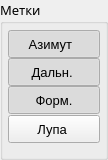
   <widget class="QGroupBox" name="groupBoxMetki">
    <property name="enabled">
     <bool>true</bool>
    </property>
    <property name="geometry">
     <rect>
      <x>1165</x>
      <y>450</y>
      <width>108</width>
      <height>160</height>
     </rect>
    </property>
    <property name="font">
     <font>
      <family>Noto Sans</family>
      <pointsize>10</pointsize>
     </font>
    </property>
    <property name="accessibleDescription">
     <string>G</string>
    </property>
    <property name="styleSheet">
     <string notr="true"/>
    </property>
    <property name="title">
     <string>Метки</string>
    </property>
    <property name="checkable">
     <bool>false</bool>
    </property>
    <widget class="QFrame" name="frameMetki">
     <property name="geometry">
      <rect>
       <x>8</x>
       <y>30</y>
       <width>92</width>
       <height>121</height>
      </rect>
     </property>
     <property name="styleSheet">
      <string notr="true">.QFrame{
   border: 0px;
	background-color: qlineargradient(spread:pad, x1:0, y1:0, x2:0, y2:1, 
	stop:0 rgba(0,0,0,0),
	stop:0.1 rgba(0,0,0,0),
	stop:0.11 rgba(0,0,0,255),
	stop:0.89 rgba(0,0,0,255),
	stop:0.9 rgba(0,0,0,0),
	stop:1 rgba(0,0,0,0));
}

/*
QPushButton:checked, QPushButton:pressed{
    padding-top: 10px;
}
*/

/*
QPushButton[accessibleDescription=&quot;T&quot;]{
	border-top-left-radius: 7px;
	border-top-right-radius: 7px;	
	border-bottom-color: rgb(48, 44, 32);
}

QPushButton[accessibleDescription=&quot;M&quot;]{
	border-bottom-color: rgb(48, 44, 32);
}

QPushButton[accessibleDescription=&quot;B&quot;]{
	border-bottom-left-radius: 7px;
	border-bottom-right-radius: 7px;
}
*/
</string>
     </property>
     <property name="frameShape">
      <enum>QFrame::StyledPanel</enum>
     </property>
     <property name="frameShadow">
      <enum>QFrame::Raised</enum>
     </property>
     <widget class="QPushButton" name="pushButtonGridAz">
      <property name="enabled">
       <bool>true</bool>
      </property>
      <property name="geometry">
       <rect>
        <x>0</x>
        <y>0</y>
        <width>92</width>
        <height>28</height>
       </rect>
      </property>
      <property name="font">
       <font>
        <family>Ubuntu</family>
        <pointsize>10</pointsize>
       </font>
      </property>
      <property name="cursor">
       <cursorShape>PointingHandCursor</cursorShape>
      </property>
      <property name="focusPolicy">
       <enum>Qt::NoFocus</enum>
      </property>
      <property name="toolTip">
       <string/>
      </property>
      <property name="accessibleDescription">
       <string>T</string>
      </property>
      <property name="styleSheet">
       <string notr="true"/>
      </property>
      <property name="text">
       <string>Азимут  </string>
      </property>
      <property name="icon">
       <iconset resource="resgui.qrc">
        <normaloff>:/chb2/resgui/checkBtn2/checkBox16SmallUnChecked.png</normaloff>
        <normalon>:/chb2/resgui/checkBtn2/checkBox16SmallChecked.png</normalon>
        <disabledoff>:/chb2/resgui/checkBtn2/checkBox16SmallUnCheckedDis.png</disabledoff>
        <disabledon>:/chb2/resgui/checkBtn2/checkBox16SmallCheckedDis.png</disabledon>:/chb2/resgui/checkBtn2/checkBox16SmallUnChecked.png</iconset>
      </property>
      <property name="iconSize">
       <size>
        <width>16</width>
        <height>17</height>
       </size>
      </property>
      <property name="checkable">
       <bool>true</bool>
      </property>
      <property name="checked">
       <bool>true</bool>
      </property>
      <property name="autoExclusive">
       <bool>false</bool>
      </property>
     </widget>
     <widget class="QPushButton" name="pushButtonGridR">
      <property name="geometry">
       <rect>
        <x>0</x>
        <y>28</y>
        <width>92</width>
        <height>28</height>
       </rect>
      </property>
      <property name="font">
       <font>
        <family>Ubuntu</family>
        <pointsize>10</pointsize>
       </font>
      </property>
      <property name="cursor">
       <cursorShape>PointingHandCursor</cursorShape>
      </property>
      <property name="focusPolicy">
       <enum>Qt::NoFocus</enum>
      </property>
      <property name="toolTip">
       <string/>
      </property>
      <property name="accessibleDescription">
       <string>M</string>
      </property>
      <property name="styleSheet">
       <string notr="true"/>
      </property>
      <property name="text">
       <string> Дальн.  </string>
      </property>
      <property name="icon">
       <iconset resource="resgui.qrc">
        <normaloff>:/chb2/resgui/checkBtn2/checkBox16SmallUnChecked.png</normaloff>
        <normalon>:/chb2/resgui/checkBtn2/checkBox16SmallChecked.png</normalon>
        <disabledoff>:/chb2/resgui/checkBtn2/checkBox16SmallUnCheckedDis.png</disabledoff>
        <disabledon>:/chb2/resgui/checkBtn2/checkBox16SmallCheckedDis.png</disabledon>:/chb2/resgui/checkBtn2/checkBox16SmallUnChecked.png</iconset>
      </property>
      <property name="iconSize">
       <size>
        <width>16</width>
        <height>17</height>
       </size>
      </property>
      <property name="checkable">
       <bool>true</bool>
      </property>
      <property name="checked">
       <bool>true</bool>
      </property>
      <property name="autoExclusive">
       <bool>false</bool>
      </property>
     </widget>
     <widget class="QPushButton" name="pushButtonFormular">
      <property name="geometry">
       <rect>
        <x>0</x>
        <y>56</y>
        <width>92</width>
        <height>28</height>
       </rect>
      </property>
      <property name="font">
       <font>
        <family>Ubuntu</family>
        <pointsize>10</pointsize>
       </font>
      </property>
      <property name="cursor">
       <cursorShape>PointingHandCursor</cursorShape>
      </property>
      <property name="focusPolicy">
       <enum>Qt::NoFocus</enum>
      </property>
      <property name="toolTip">
       <string/>
      </property>
      <property name="accessibleDescription">
       <string>M</string>
      </property>
      <property name="styleSheet">
       <string notr="true"/>
      </property>
      <property name="text">
       <string>  Форм.  </string>
      </property>
      <property name="icon">
       <iconset resource="resgui.qrc">
        <normaloff>:/chb2/resgui/checkBtn2/checkBox16SmallUnChecked.png</normaloff>
        <normalon>:/chb2/resgui/checkBtn2/checkBox16SmallChecked.png</normalon>
        <disabledoff>:/chb2/resgui/checkBtn2/checkBox16SmallUnCheckedDis.png</disabledoff>
        <disabledon>:/chb2/resgui/checkBtn2/checkBox16SmallCheckedDis.png</disabledon>:/chb2/resgui/checkBtn2/checkBox16SmallUnChecked.png</iconset>
      </property>
      <property name="iconSize">
       <size>
        <width>16</width>
        <height>17</height>
       </size>
      </property>
      <property name="checkable">
       <bool>true</bool>
      </property>
      <property name="checked">
       <bool>true</bool>
      </property>
      <property name="autoExclusive">
       <bool>false</bool>
      </property>
     </widget>
     <widget class="QPushButton" name="pushButtonZoom">
      <property name="enabled">
       <bool>true</bool>
      </property>
      <property name="geometry">
       <rect>
        <x>0</x>
        <y>85</y>
        <width>92</width>
        <height>28</height>
       </rect>
      </property>
      <property name="font">
       <font>
        <family>Ubuntu</family>
        <pointsize>10</pointsize>
       </font>
      </property>
      <property name="cursor">
       <cursorShape>PointingHandCursor</cursorShape>
      </property>
      <property name="focusPolicy">
       <enum>Qt::NoFocus</enum>
      </property>
      <property name="toolTip">
       <string/>
      </property>
      <property name="accessibleDescription">
       <string>B</string>
      </property>
      <property name="styleSheet">
       <string notr="true"/>
      </property>
      <property name="text">
       <string>   Лупа    </string>
      </property>
      <property name="icon">
       <iconset resource="resgui.qrc">
        <normaloff>:/chb2/resgui/checkBtn2/checkBox16SmallUnChecked.png</normaloff>
        <normalon>:/chb2/resgui/checkBtn2/checkBox16SmallChecked.png</normalon>
        <disabledoff>:/chb2/resgui/checkBtn2/checkBox16SmallUnCheckedDis.png</disabledoff>
        <disabledon>:/chb2/resgui/checkBtn2/checkBox16SmallCheckedDis.png</disabledon>:/chb2/resgui/checkBtn2/checkBox16SmallUnChecked.png</iconset>
      </property>
      <property name="iconSize">
       <size>
        <width>16</width>
        <height>17</height>
       </size>
      </property>
      <property name="checkable">
       <bool>true</bool>
      </property>
      <property name="checked">
       <bool>false</bool>
      </property>
      <property name="autoExclusive">
       <bool>false</bool>
      </property>
     </widget>
    </widget>
   </widget>
